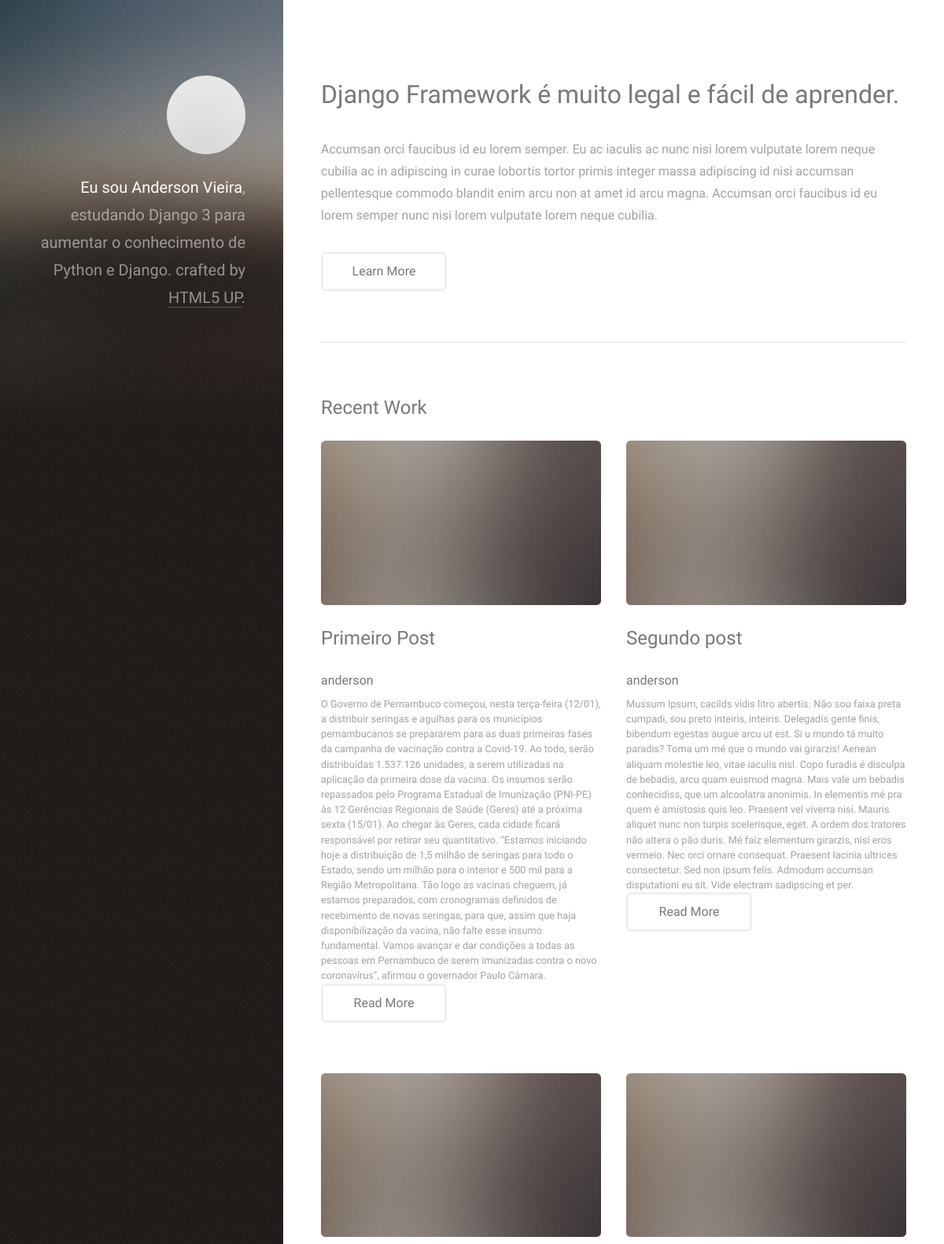
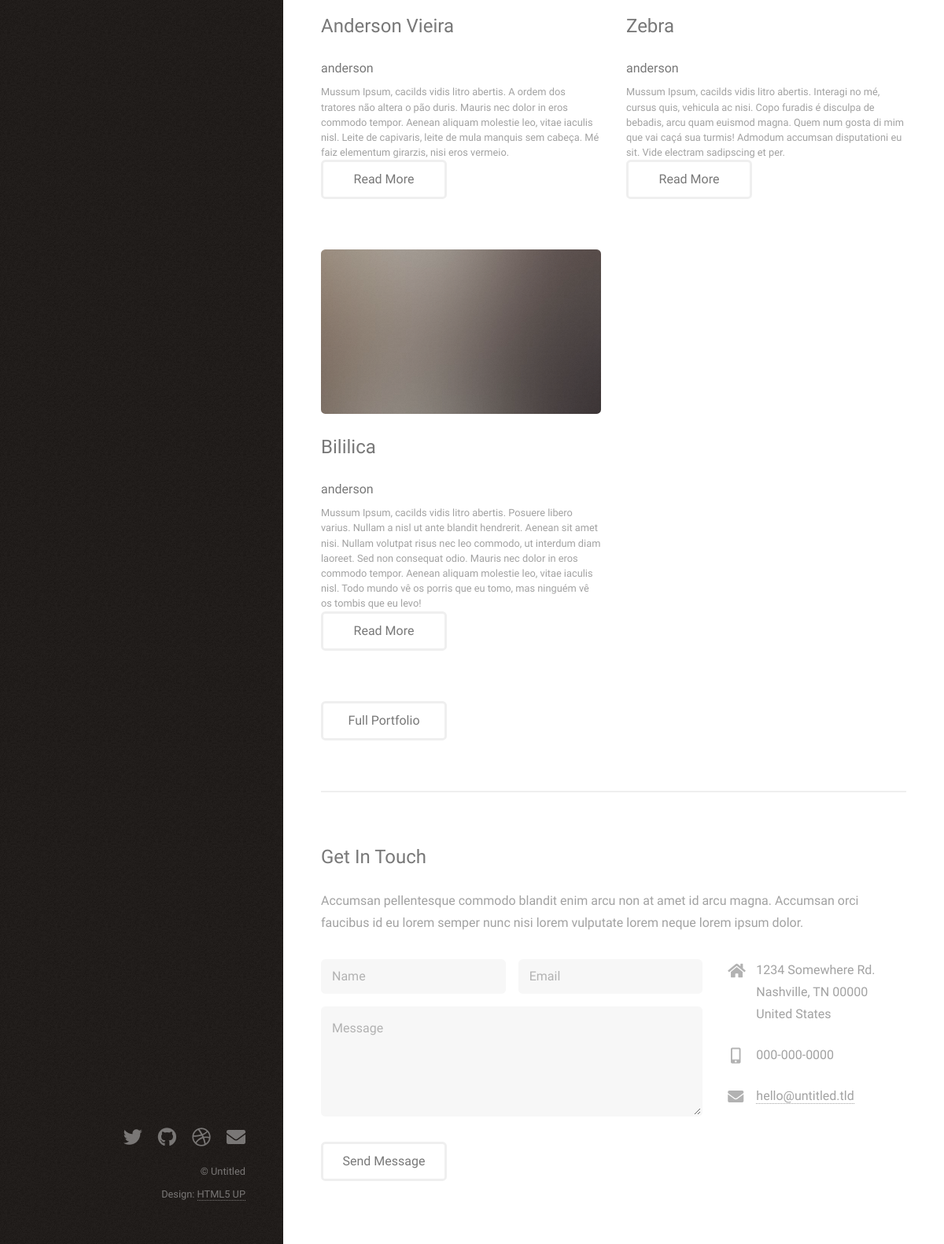
Screenshot of /blog/ with the database file from the repository (2 pictures, top to bottom).
### website/models.py (models this page shows, shortened)
class Post(models.Model):
    author = models.ForeignKey(settings.AUTH_USER_MODEL, on_delete=models.CASCADE)
    title = models.CharField("Título", max_length=100)
    text = models.TextField("Texto")
    categories = models.CharField(
    		"Categoria",
    		max_length = 2,
    		choices=Categorias.choices,
    		default=Categorias.GR,)
    approved = models.BooleanField("Aprovado", default=True)
    created_date = models.DateTimeField("Data da Criação", auto_now_add=True)
    published_date = models.DateTimeField("Data da Publicação", blank=True,
    	                        null=True, auto_now=True)
    image = models.ImageField("Imagem", upload_to='media', null=True, blank=True)

### website/views.py (the view)
# urls.py: 2. Add a URL to urlpatterns:  path('', views.home, name='home')
def home(request):
	posts = Post.objects.all
	return render(request,'index.html',{'posts':posts})

### website/templates/index.html (shortened to what this page needs)
{% load static %}
<!DOCTYPE HTML>
<html>
	<head>
		<link rel="stylesheet" href="{% static 'css/main.css' %}" />
	</head>
	<body class="is-preload">
			<header id="header">
				<div class="inner">
					<a href="#" class="image avatar"><img src='{% static "images/avatar.jpg" %}' alt="" /></a>
					<h1><strong>Eu sou Anderson Vieira</strong>, estudando Django 3
					para aumentar o conhecimento de Python e Django.<br />
					crafted by <a href="http://html5up.net">HTML5 UP</a>.</h1>
				</div>
			</header>
			<div id="main">
					<section id="one">
						<header class="major">
							<h2>Django Framework é muito legal e fácil de aprender.</h2>
						</header>
						<p>Accumsan orci faucibus id eu lorem semper. Eu ac iaculis ac nunc nisi lorem vulputate lorem neque cubilia ac in adipiscing in curae lobortis tortor primis integer massa adipiscing id nisi accumsan pellentesque commodo blandit enim arcu non at amet id arcu magna. Accumsan orci faucibus id eu lorem semper nunc nisi lorem vulputate lorem neque cubilia.</p>
						<ul class="actions">
							<li><a href="#" class="button">Learn More</a></li>
						</ul>
					</section>
					<section id="two">
						<h2>Recent Work</h2>
						<div class="row">
						{% for i in posts %}
							<article class="col-6 col-12-xsmall work-item">
								<a href="{% static 'images/fulls/01.jpg'%}" class="image fit thumb"><img src="{% static 'images/thumbs/01.jpg'%}" alt="" /></a>
								<h2>{{i.title}}</h2>
								<h3>{{i.author}}</h3>
								<p>{{i.text}}</p>
								<ul class="actions">
							<li><a href="{% url 'post_detail' i.id %}" class="button">Read More</a></li>
							</ul>
							</article>
							{% endfor %}
						</div>
						<ul class="actions">
							<li><a href="#" class="button">Full Portfolio</a></li>
						</ul>
					</section>
					<section id="three">
						<h2>Get In Touch</h2>
						<p>Accumsan pellentesque commodo blandit enim arcu non at amet id arcu magna. Accumsan orci faucibus id eu lorem semper nunc nisi lorem vulputate lorem neque lorem ipsum dolor.</p>
						<div class="row">
							<div class="col-8 col-12-small">
								<form method="post" action="#">
									<div class="row gtr-uniform gtr-50">
										<div class="col-6 col-12-xsmall"><input type="text" name="name" id="name" placeholder="Name" /></div>
										<div class="col-6 col-12-xsmall"><input type="email" name="email" id="email" placeholder="Email" /></div>
										<div class="col-12"><textarea name="message" id="message" placeholder="Message" rows="4"></textarea></div>
									</div>
								</form>
								<ul class="actions">
									<li><input type="submit" value="Send Message" /></li>
								</ul>
							</div>
							<div class="col-4 col-12-small">
								<ul class="labeled-icons">
									<li>
										<h3 class="icon solid fa-home"><span class="label">Address</span></h3>
										1234 Somewhere Rd.<br />
										Nashville, TN 00000<br />
										United States
									</li>
									<li>
										<h3 class="icon solid fa-mobile-alt"><span class="label">Phone</span></h3>
										000-000-0000
									</li>
									<li>
										<h3 class="icon solid fa-envelope"><span class="label">Email</span></h3>
										<a href="#">hello@untitled.tld</a>
									</li>
								</ul>
							</div>
						</div>
					</section>
			</div>
			<footer id="footer">
				<div class="inner">
					<ul class="icons">
						<li><a href="#" class="icon brands fa-twitter"><span class="label">Twitter</span></a></li>
						<li><a href="#" class="icon brands fa-github"><span class="label">Github</span></a></li>
						<li><a href="#" class="icon brands fa-dribbble"><span class="label">Dribbble</span></a></li>
						<li><a href="#" class="icon solid fa-envelope"><span class="label">Email</span></a></li>
					</ul>
					<ul class="copyright">
						<li>&copy; Untitled</li><li>Design: <a href="http://html5up.net">HTML5 UP</a></li>
					</ul>
				</div>
			</footer>
	</body>
</html>

### rows the page displays
Post: title "Primeiro Post", author "anderson", text "O Governo de Pernambuco começou, nesta terça-feira (12/01), a distribuir seringas e agulhas para os municípios pernambucanos se prepararem para as duas primeiras fases da campanha de vacinação contra a Covid-19. Ao todo, serão distribuídas 1.537.126 unidades, a serem utilizadas na aplicação da primeira dose da vacina. Os insumos serão repassados pelo Programa Estadual de Imunização (PNI-PE) às 12 Gerências Regionais de Saúde (Geres) até a próxima sexta (15/01). Ao chegar às Geres, cada cidade ficará responsável por retirar seu quantitativo. “Estamos iniciando hoje a distribuição de 1,5 milhão de seringas para todo o Estado, sendo um milhão para o interior e 500 mil para a Região…"
Post: title "Segundo post", author "anderson", text "Mussum Ipsum, cacilds vidis litro abertis. Não sou faixa preta cumpadi, sou preto inteiris, inteiris. Delegadis gente finis, bibendum egestas augue arcu ut est. Si u mundo tá muito paradis? Toma um mé que o mundo vai girarzis! Aenean aliquam molestie leo, vitae iaculis nisl. Copo furadis é disculpa de bebadis, arcu quam euismod magna. Mais vale um bebadis conhecidiss, que um alcoolatra anonimis. In elementis mé pra quem é amistosis quis leo. Praesent vel viverra nisi. Mauris aliquet nunc non turpis scelerisque, eget. A ordem dos tratores não altera o pão duris. Mé faiz elementum girarzis, nisi eros vermeio. Nec orci ornare consequat. Praesent lacinia ultrices consectetur. Sed non ipsum…"
Post: title "Anderson Vieira", author "anderson", text "Mussum Ipsum, cacilds vidis litro abertis. A ordem dos tratores não altera o pão duris. Mauris nec dolor in eros commodo tempor. Aenean aliquam molestie leo, vitae iaculis nisl. Leite de capivaris, leite de mula manquis sem cabeça. Mé faiz elementum girarzis, nisi eros vermeio."
Post: title "Zebra", author "anderson", text "Mussum Ipsum, cacilds vidis litro abertis. Interagi no mé, cursus quis, vehicula ac nisi. Copo furadis é disculpa de bebadis, arcu quam euismod magna. Quem num gosta di mim que vai caçá sua turmis! Admodum accumsan disputationi eu sit. Vide electram sadipscing et per."
Post: title "Bililica", author "anderson", text "Mussum Ipsum, cacilds vidis litro abertis. Posuere libero varius. Nullam a nisl ut ante blandit hendrerit. Aenean sit amet nisi. Nullam volutpat risus nec leo commodo, ut interdum diam laoreet. Sed non consequat odio. Mauris nec dolor in eros commodo tempor. Aenean aliquam molestie leo, vitae iaculis nisl. Todo mundo vê os porris que eu tomo, mas ninguém vê os tombis que eu levo!"
